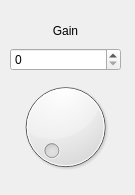
<?xml version="1.0" encoding="UTF-8"?>
<ui version="4.0">
 <class>Widget</class>
 <widget class="QWidget" name="Widget">
  <property name="geometry">
   <rect>
    <x>0</x>
    <y>0</y>
    <width>135</width>
    <height>195</height>
   </rect>
  </property>
  <property name="windowTitle">
   <string>eg-amp</string>
  </property>
  <widget class="QWidget" name="">
   <property name="geometry">
    <rect>
     <x>10</x>
     <y>20</y>
     <width>111</width>
     <height>157</height>
    </rect>
   </property>
   <layout class="QGridLayout" name="gridLayout">
    <item row="1" column="0">
     <widget class="QSpinBox" name="gainSpinBox">
      <property name="maximum">
       <number>100</number>
      </property>
     </widget>
    </item>
    <item row="0" column="0">
     <widget class="QLabel" name="gainLabel">
      <property name="text">
       <string>Gain</string>
      </property>
      <property name="alignment">
       <set>Qt::AlignCenter</set>
      </property>
     </widget>
    </item>
    <item row="2" column="0">
     <widget class="QDial" name="dial"/>
    </item>
   </layout>
  </widget>
 </widget>
 <resources/>
 <connections>
  <connection>
   <sender>dial</sender>
   <signal>valueChanged(int)</signal>
   <receiver>gainSpinBox</receiver>
   <slot>setValue(int)</slot>
   <hints>
    <hint type="sourcelabel">
     <x>267</x>
     <y>144</y>
    </hint>
    <hint type="destinationlabel">
     <x>265</x>
     <y>77</y>
    </hint>
   </hints>
  </connection>
  <connection>
   <sender>gainSpinBox</sender>
   <signal>valueChanged(int)</signal>
   <receiver>dial</receiver>
   <slot>setValue(int)</slot>
   <hints>
    <hint type="sourcelabel">
     <x>226</x>
     <y>91</y>
    </hint>
    <hint type="destinationlabel">
     <x>235</x>
     <y>146</y>
    </hint>
   </hints>
  </connection>
 </connections>
</ui>
